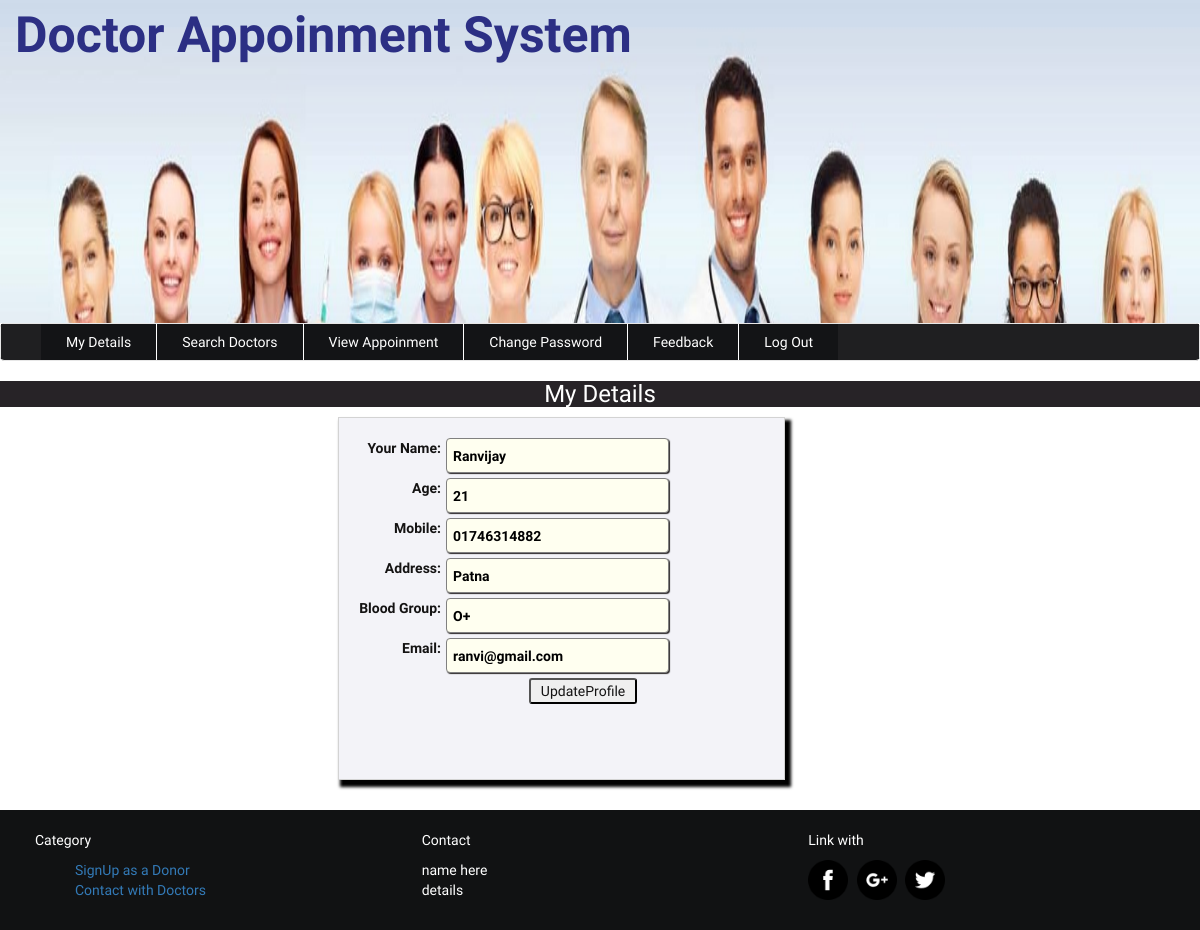
The page /patient/myDetails.php (signed in) on the database its author committed.
### tables this page shows
CREATE TABLE `patient` (
  `id` int(11) NOT NULL,
  `name` varchar(22) NOT NULL,
  `age` varchar(22) NOT NULL,
  `contact` varchar(22) NOT NULL,
  `address` varchar(22) NOT NULL,
  `bgroup` varchar(22) NOT NULL,
  `email` varchar(111) NOT NULL,
  `password` varchar(22) NOT NULL
);

### patient/myDetails.php (the view, shortened to what this page needs)
<?php include('header.php'); ?>
<?php include('uptomenu.php'); ?>
				<?php
							include('../config.php');
							$sql="SELECT * FROM patient where email='" . $_SESSION["email"] . "'";
							$q=mysqli_query($conn,$sql);
							$data=mysqli_fetch_array($q);
							$name=$data[1];
							$age=$data[2];
							$contact=$data[3];
							$address=$data[4];
							$bgroup=$data[5];
							$email=$data[6];
				?>
<div class="login" style="background-color:#fff;">
		<h3 class="text-center" style="background-color:#272327;color: #fff;">My Details</h3>
			<div class="formstyle" style="float: right;padding:20px;border: 1px solid lightgrey;margin-right:415px; margin-bottom:30px;background-color:#f3f3f8;color:#141313;">
				<form action="" method="post" class="text-center form-group">
					<label>
						Your Name: <input type="text" name="name" value="<?php echo $name; ?>" placeholder="Full name" required>
					</label><br><br>
					<label>
						Age: <input type="number" name="age"  value="<?php echo $age; ?>" placeholder="age" required="required" pattern="[0-9]{2,2}" title="please enter only  numbers between 2 to 2 for age"/>
					</label><br><br>
					<label>
						Mobile: <input type="text" name="contact" value="<?php echo $contact; ?>" placeholder="contact no" required="required" pattern="[0-9]{10,11}" title="please enter only numbers between 10 to 11 for mobile no."/>
					</label><br><br>
 					<label>
						Address: <input type="text" name="address" value="<?php echo $address; ?>" placeholder="address" required>
					</label><br><br>
					<label>
						Blood Group: <input type="email" name="email" value="<?php echo $bgroup; ?>" placeholder="email" disabled>
					</label><br><br>
					<label>
						Email: <input type="email" name="email" value="<?php echo $email; ?>" placeholder="email" required>
					</label><br><br>
					<button name="submit" type="submit" style="margin-left:43px;width:108px;border-radius: 3px;">UpdateProfile</button> <br>
			</form> <br>
				<br>
	</div>
</div>
<br><br><br>
 <?php include('footer.php'); ?>
</body>
</html>

### patient/style.css (style rules this page uses)
body { padding: 5px auto; font-family: 'El Messiri', sans-serif; background:url(../img/bg3.jpg) fixed no-repeat; background-size:cover; }
input[type="text"],input[type="email"],input[type="password"],input[type="number"],input[type="date"],select,option { text-align: initial; width:223px; box-shadow:1px 1px 1px #2d2a2a; height:35px; line-height: normal; line-break: inherit; background-color: ivory; color: black; align-self: normal; margin-left: 5px; border:1px solid grey; border-radius: 4px; padding:4px 6px; float: right; margin-right: 95px; }
label { cursor: pointer; float: right; }
.formstyle { box-shadow: 4px 5px 3px 2px black; }

### rows shown on the page
patient: name "Ranvijay", age "21", contact "01746314882", address "Patna", email "O+", email "ranvi@gmail.com"
